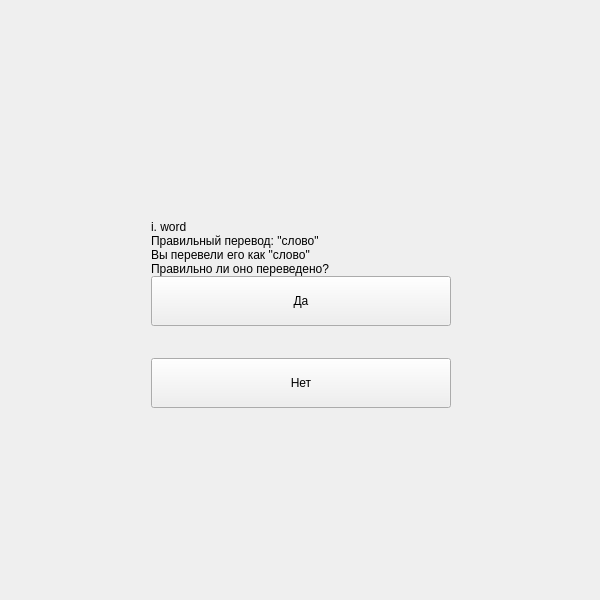
<?xml version="1.0" encoding="UTF-8"?>
<ui version="4.0">
 <class>SelfTestForm</class>
 <widget class="QWidget" name="SelfTestForm">
  <property name="geometry">
   <rect>
    <x>0</x>
    <y>0</y>
    <width>600</width>
    <height>600</height>
   </rect>
  </property>
  <property name="windowTitle">
   <string>Form</string>
  </property>
  <widget class="QWidget" name="gridLayoutWidget">
   <property name="geometry">
    <rect>
     <x>100</x>
     <y>220</y>
     <width>402</width>
     <height>221</height>
    </rect>
   </property>
   <property name="sizePolicy">
    <sizepolicy hsizetype="Fixed" vsizetype="Preferred">
     <horstretch>0</horstretch>
     <verstretch>0</verstretch>
    </sizepolicy>
   </property>
   <layout class="QGridLayout" name="gridLayout">
    <property name="spacing">
     <number>0</number>
    </property>
    <item row="0" column="0">
     <widget class="QLabel" name="conditionLabel">
      <property name="sizePolicy">
       <sizepolicy hsizetype="Fixed" vsizetype="Fixed">
        <horstretch>0</horstretch>
        <verstretch>0</verstretch>
       </sizepolicy>
      </property>
      <property name="text">
       <string>i. word
Правильный перевод: &quot;слово&quot;
Вы перевели его как &quot;слово&quot;
Правильно ли оно переведено?</string>
      </property>
     </widget>
    </item>
    <item row="1" column="0">
     <widget class="QPushButton" name="yesButton">
      <property name="sizePolicy">
       <sizepolicy hsizetype="Fixed" vsizetype="Fixed">
        <horstretch>0</horstretch>
        <verstretch>0</verstretch>
       </sizepolicy>
      </property>
      <property name="minimumSize">
       <size>
        <width>300</width>
        <height>50</height>
       </size>
      </property>
      <property name="text">
       <string>Да</string>
      </property>
     </widget>
    </item>
    <item row="2" column="0" rowspan="3">
     <widget class="QPushButton" name="noButton">
      <property name="sizePolicy">
       <sizepolicy hsizetype="Fixed" vsizetype="Fixed">
        <horstretch>0</horstretch>
        <verstretch>0</verstretch>
       </sizepolicy>
      </property>
      <property name="minimumSize">
       <size>
        <width>300</width>
        <height>50</height>
       </size>
      </property>
      <property name="text">
       <string>Нет</string>
      </property>
     </widget>
    </item>
   </layout>
  </widget>
 </widget>
 <resources/>
 <connections/>
</ui>
